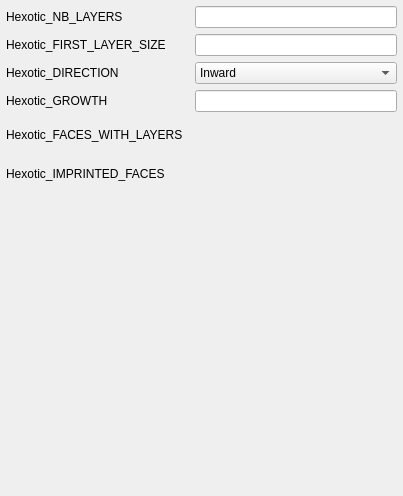
<?xml version="1.0" encoding="UTF-8"?>
<ui version="4.0">
 <class>HexoticPluginGUI_ViscousLayersWidget_QTD</class>
 <widget class="QWidget" name="HexoticPluginGUI_ViscousLayersWidget_QTD">
  <property name="geometry">
   <rect>
    <x>0</x>
    <y>0</y>
    <width>403</width>
    <height>496</height>
   </rect>
  </property>
  <layout class="QGridLayout" name="gridLayout">
   <property name="margin">
    <number>6</number>
   </property>
   <item row="1" column="0" colspan="2">
    <widget class="QLabel" name="label_2">
     <property name="text">
      <string>Hexotic_FIRST_LAYER_SIZE</string>
     </property>
    </widget>
   </item>
   <item row="1" column="2">
    <widget class="SalomeApp_DoubleSpinBox" name="myFirstLayerSize"/>
   </item>
   <item row="3" column="0">
    <widget class="QLabel" name="label_3">
     <property name="text">
      <string>Hexotic_DIRECTION</string>
     </property>
    </widget>
   </item>
   <item row="5" column="0">
    <widget class="QLabel" name="labelFacesWithLayers">
     <property name="text">
      <string>Hexotic_FACES_WITH_LAYERS</string>
     </property>
    </widget>
   </item>
   <item row="4" column="0">
    <widget class="QLabel" name="label_4">
     <property name="text">
      <string>Hexotic_GROWTH</string>
     </property>
    </widget>
   </item>
   <item row="0" column="2">
    <widget class="SalomeApp_IntSpinBox" name="myNbLayers"/>
   </item>
   <item row="3" column="2">
    <widget class="QComboBox" name="myDirection">
     <item>
      <property name="text">
       <string>Inward</string>
      </property>
     </item>
     <item>
      <property name="text">
       <string>Outward</string>
      </property>
     </item>
    </widget>
   </item>
   <item row="4" column="2">
    <widget class="SalomeApp_DoubleSpinBox" name="myGrowth"/>
   </item>
   <item row="6" column="0">
    <widget class="QLabel" name="labelImprintedFaces">
     <property name="text">
      <string>Hexotic_IMPRINTED_FACES</string>
     </property>
    </widget>
   </item>
   <item row="0" column="0">
    <widget class="QLabel" name="label_1">
     <property name="text">
      <string>Hexotic_NB_LAYERS</string>
     </property>
    </widget>
   </item>
   <item row="7" column="2">
    <spacer name="verticalSpacer">
     <property name="orientation">
      <enum>Qt::Vertical</enum>
     </property>
     <property name="sizeType">
      <enum>QSizePolicy::Fixed</enum>
     </property>
     <property name="sizeHint" stdset="0">
      <size>
       <width>20</width>
       <height>300</height>
      </size>
     </property>
    </spacer>
   </item>
   <item row="6" column="2">
    <widget class="QWidget" name="myContainerImprintedFaces" native="true">
     <property name="sizePolicy">
      <sizepolicy hsizetype="Preferred" vsizetype="Preferred">
       <horstretch>0</horstretch>
       <verstretch>0</verstretch>
      </sizepolicy>
     </property>
    </widget>
   </item>
   <item row="5" column="2">
    <widget class="QWidget" name="myContainerFacesWithLayers" native="true">
     <property name="sizePolicy">
      <sizepolicy hsizetype="Preferred" vsizetype="Preferred">
       <horstretch>0</horstretch>
       <verstretch>0</verstretch>
      </sizepolicy>
     </property>
    </widget>
   </item>
  </layout>
 </widget>
 <customwidgets>
  <customwidget>
   <class>SalomeApp_DoubleSpinBox</class>
   <extends>QLineEdit</extends>
   <header location="global">SalomeApp_DoubleSpinBox.h</header>
  </customwidget>
  <customwidget>
   <class>SalomeApp_IntSpinBox</class>
   <extends>QLineEdit</extends>
   <header location="global">SalomeApp_IntSpinBox.h</header>
  </customwidget>
 </customwidgets>
 <tabstops>
  <tabstop>myFirstLayerSize</tabstop>
 </tabstops>
 <resources/>
 <connections/>
</ui>
